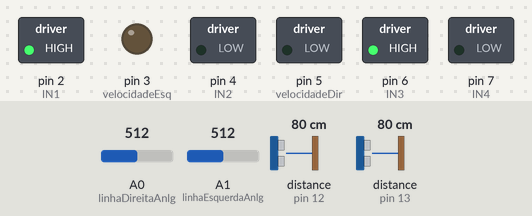
The sketch below on a simulated Arduino Uno, built with avr-gcc and run on an emulated ATmega328P. Shown: switched loads named in the sketch (green lamp = pin HIGH), output pins drawn as LEDs (lit = HIGH). Wiring (inferred from the names in the program): 2 × ultrasonic range finder: trigger pin 10, echo pin 13 / trigger pin 11, echo pin 12. Dashed ring = blinking. Inputs (shaded band) come from the test bench; at power-on: A0 (linhaDireitaAnlg) = 512, A1 (linhaEsquerdaAnlg) = 512, distance to the obstacle (sensors on pin 12, pin 13) 80 cm. The echo pulse lasts 58.3 µs per cm; pins used as bus, display or sensor lines are not drawn.

Above: at 3.92 s.
4.4 s: A0 (linhaDireitaAnlg) set to 44
7.4 s: A0 (linhaDireitaAnlg) set to 36
At 8.3 s:
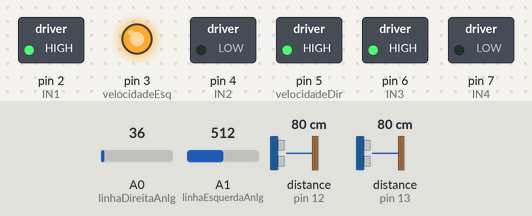
10.4 s: A0 (linhaDireitaAnlg) set to 80
At 10.9 s:
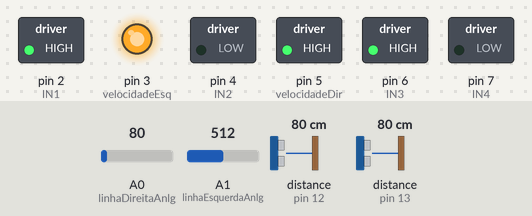
13.4 s: A1 (linhaEsquerdaAnlg) set to 42
16.4 s: A1 (linhaEsquerdaAnlg) set to 35
At 17.3 s:
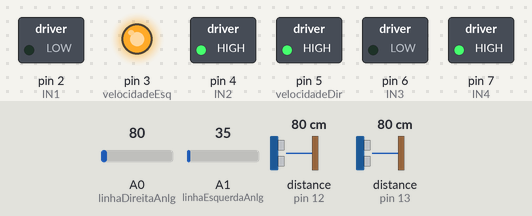
19.4 s: A1 (linhaEsquerdaAnlg) set to 80
At 24.6 s:
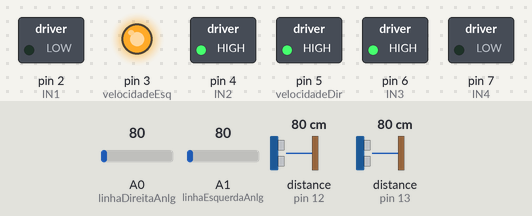
Timing chart, 0 to 25.1 s (numbered marks = the images above; inputs shaded):
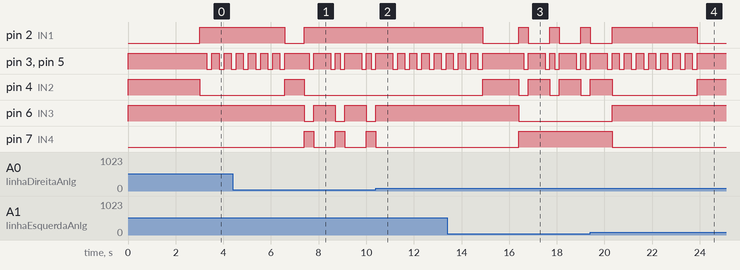

The sketch:

rsumo.ino
```cpp
/*Pinagem do arduino*/

int iniciar = 1;
int DELAY_INICIO = 3000;

int explorar = 0;
int procurarInimigo = 1;
int procurou = 0;
int direcao = 0;

int SUAVIZAR_MUDANCA_MOVIMEMTO = 1;
int DELAY_SUAVIZACAO = 200;


//Sensor Linha
int TIPO_SENSOR_LINHA = 1; // 1 = analógico, 2 = digital
int SENSIBILIDADE_LINHA = 40; // valor abixo desse é consididerado limite do ringue -> geralmente 20 a 30 branco 100 a 900 preto;
int CORRECAO_TRAJETORIA = 700;
int mudar_correcao = 0;


int linhaDireitaAnlg = A0;
int linhaEsquerdaAnlg = A1;
int linhaDireita = 8; //Sensor linha direita
int linhaEsquerda = 9; //Sensor linha esquerda


double distanciaMaximaInimigo = 70;
//Sensor Distancia
const int trigPin = 11; //Trigger pino 5
const int echoPin = 12; //Echo pino 4
const int delayLeitura = 50;
double duracao;

//Sensor Distancia2
const int trigPin2 = 10; //Trigger pino 5
const int echoPin2 = 13; //Echo pino 4
double duracao2;

//motor_Esquerda
int IN1 = 2 ;
int IN2 = 4 ;
int velocidadeEsq = 3;

//motor_Direita
int IN3 = 6 ;
int IN4 = 7 ;
int velocidadeDir = 5;

//variavel auxiliar
int minVel = 180;
int velocidade = 255;
int velocidadeGiro = 255;


//Inicializa Pinos
void setup(){
  //Sensor Linha
  pinMode(linhaEsquerdaAnlg, INPUT);
  pinMode(linhaDireitaAnlg, INPUT);
  pinMode(linhaDireita, INPUT);
  pinMode(linhaEsquerda, INPUT);

  //Sensor Distancia
  pinMode(trigPin, OUTPUT);
  pinMode(echoPin, INPUT);

  //Sensor Distancia2
  pinMode(trigPin2, OUTPUT);
  pinMode(echoPin2, INPUT);

  //motor_Esquerda
  pinMode(IN1,OUTPUT);
  pinMode(IN2,OUTPUT);
  pinMode(velocidadeEsq,OUTPUT);

  //motor_Direita
  pinMode(IN3,OUTPUT);
  pinMode(IN4,OUTPUT);
  pinMode(velocidadeDir,OUTPUT);


  Serial.begin(9600);
}

void frenteEsq() {
  digitalWrite(IN1,LOW);
  digitalWrite(IN2,HIGH);
}

void reEsq() {
  digitalWrite(IN1,HIGH);
  digitalWrite(IN2,LOW);
}

void frenteDir() {
  digitalWrite(IN3,HIGH);
  digitalWrite(IN4,LOW);
}

void reDir() {
  digitalWrite(IN3,LOW);
  digitalWrite(IN4,HIGH);
}

void girarEsq(int tempo = 500, int recuo = 1) {
  if (recuo) {
    moverPassoRe(200);
  }
  reEsq();
  frenteDir();
  moverPasso(tempo);
}

void girarDir(int tempo = 500, int recuo = 1) {
  if (recuo) {
    moverPassoRe(200);
  }
  reDir();
  frenteEsq();
  moverPasso(tempo);
}

void moverPasso(int tempo) {
  analogWrite(velocidadeEsq,velocidadeGiro);
  analogWrite(velocidadeDir,velocidadeGiro);
  delay(tempo);
  if (SUAVIZAR_MUDANCA_MOVIMEMTO) {
    analogWrite(velocidadeEsq,0);
    analogWrite(velocidadeDir,0);
    delay(DELAY_SUAVIZACAO);
  }
}

void moverPassoRe(int tempo) {
  reDir();
  reEsq();
  analogWrite(velocidadeEsq,velocidadeGiro);
  analogWrite(velocidadeDir,velocidadeGiro);
  delay(tempo);
  if (SUAVIZAR_MUDANCA_MOVIMEMTO) {
    analogWrite(velocidadeEsq,0);
    analogWrite(velocidadeDir,0);
    delay(DELAY_SUAVIZACAO);
  }
}

void mover(int _delay=0) {
  analogWrite(velocidadeEsq,velocidade);
  analogWrite(velocidadeDir,velocidade);
  delay(_delay);
}

void moverFrente(int _delay=0) {
  frenteEsq();
  frenteDir();
  mover(_delay);
}


void corrigeTragetoriaDigital() {
  int ld = digitalRead(linhaDireita);
  int le = digitalRead(linhaEsquerda);

  if (ld && le) {
    return;
  }

  if (!ld) {
    girarEsq(CORRECAO_TRAJETORIA);
    return corrigeTragetoriaDigital();
  } else if (!le) {
    girarDir(CORRECAO_TRAJETORIA);
    return corrigeTragetoriaDigital();
  }
}

void corrigeTragetoriaAnalogico(int teveErro=0) {
  int ld = analogRead(linhaDireitaAnlg);
  int le = analogRead(linhaEsquerdaAnlg);

  // Serial.println(ld);
  // Serial.println(le);

  if (ld < SENSIBILIDADE_LINHA) { // geralmente 20 a 30 branco 100 a 900 preto;
    explorar = 0;
    girarEsq(CORRECAO_TRAJETORIA);
    return corrigeTragetoriaAnalogico(1);
  } else if (le < SENSIBILIDADE_LINHA) { // geralmente 20 a 30 branco 100 a 900 preto;
    explorar = 0;
    girarDir(CORRECAO_TRAJETORIA);
    return corrigeTragetoriaAnalogico(1);
  }
}

void corrigeTragetoria() {
  if (TIPO_SENSOR_LINHA) {
    corrigeTragetoriaAnalogico();
  } else {
    corrigeTragetoriaDigital();
  }
}

double getDistancia() {
  digitalWrite(trigPin, LOW);
  delayMicroseconds(2);
  digitalWrite(trigPin, HIGH);
  delayMicroseconds(10);
  digitalWrite(trigPin, LOW);
  duracao = pulseIn(echoPin, HIGH);
  //A função pulseIn espera o pino ir para HIGH,
  //inicia um temporizador, e para o temporizador
  //quando o pino voltar para LOW, retornando o
  //tempo em microsegundos.
  double distancia = duracao * 0.034 / 2;
  //Serial.println(distancia);

  return distancia;
}
double getDistancia2() {
  digitalWrite(trigPin2, LOW);
  delayMicroseconds(2);
  digitalWrite(trigPin2, HIGH);
  delayMicroseconds(10);
  digitalWrite(trigPin2, LOW);
  duracao2 = pulseIn(echoPin2, HIGH);
  //A função pulseIn espera o pino ir para HIGH,
  //inicia um temporizador, e para o temporizador
  //quando o pino voltar para LOW, retornando o
  //tempo em microsegundos.
  double distancia = duracao2 * 0.034 / 2;
  //Serial.println(distancia);

  return distancia;
}

void mudarDirecao() {
  if (direcao) {
    direcao = 0;
  } else {
    direcao = 1;
  }
}

void _iniciar() {
  frenteDir();
  frenteEsq();
  mover();
  delay(DELAY_INICIO);
}

void procuraInimigo() {
    if(direcao) {
      girarDir(300, 0);
    } else {
      girarEsq(300, 0);
    }
    if (procurou > 5) {
      procurou = 0;
      explorar = 1;
    }
    procurou+=1;
}

void loop(){

  if (iniciar) {
    iniciar = 0;
    _iniciar();
  }

  corrigeTragetoria();


  double distancia = getDistancia();
  double distancia2 = getDistancia2();
  // Serial.println(distancia);
  // Serial.println(distancia2);
  // delay(100);
  // Serial.println("----------");
  // // corrigeTragetoriaLinha();
  // //Serial.println(distancia);

  if (distancia < distanciaMaximaInimigo || distancia2 < distanciaMaximaInimigo || explorar) {
    mudarDirecao();
    procurou = 0;
    velocidade = 255;
    moverFrente();
  } else {
    procuraInimigo();
  }
  // delay(400);

}
```

Measured:
- the behaviour switches between 40 and 39 on A0 (linhaDireitaAnlg) (found by bisection; images 0 and 1)
- the behaviour switches between 40 and 39 on A1 (linhaEsquerdaAnlg) (found by bisection; images 2 and 3)
- after the input at 7.4 s, pin 2 (IN1): LOW → HIGH at once; pin 3 (velocidadeEsq): HIGH → LOW after 0.20 s, → HIGH 0.20 s later, → LOW 0.70 s later, → HIGH 0.20 s later, … (9 changes in this stretch)
- after the input at 10.4 s, pin 6 (IN3): goes on until 10.4 s, then stays HIGH; pin 7 (IN4): goes on until 10.4 s, then stays LOW
- after the input at 16.4 s, pin 2 (IN1): alternates HIGH for 0.40 s and LOW for 0.90 s, starting at once; pin 3 (velocidadeEsq): HIGH → LOW after 0.21 s, → HIGH 0.20 s later, → LOW 0.70 s later, → HIGH 0.20 s later, … (9 changes in this stretch)
- after the input at 19.4 s, pin 6 (IN3): LOW → HIGH after 0.92 s; pin 7 (IN4): HIGH → LOW after 0.92 s
- by itself, pin 3 (velocidadeEsq), pin 5 (velocidadeDir): repeats every 0.51 s: LOW 0.21 s, HIGH 0.30 s
